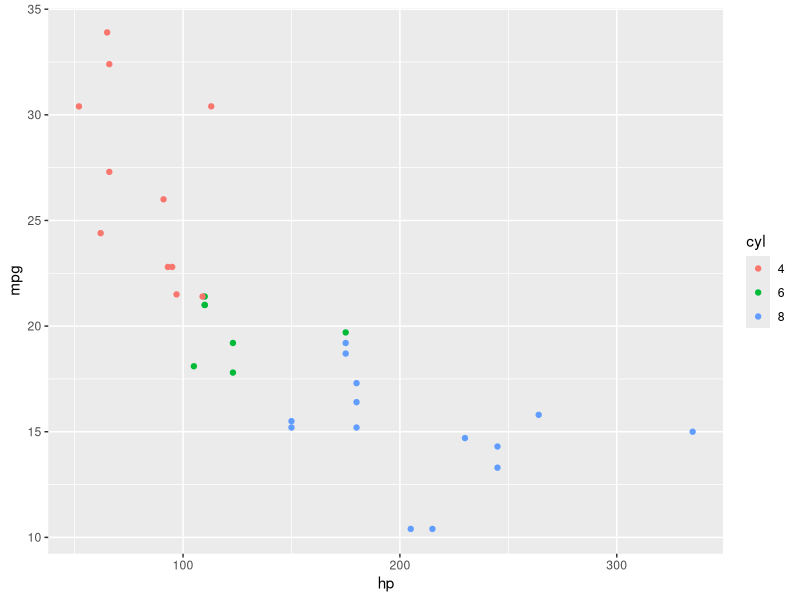

Reproduce this figure in R.
## ---- chunk 1
knitr::opts_chunk$set(echo = TRUE)
## ---- chunk 2
library(ggplot2)
## ---- chunk 3
data(mtcars)

mtcars <- within(mtcars, {
  cyl <- factor(cyl)
  vs <- factor(vs, labels = c("V-shaped", "straight"))
  am <- factor(am, labels = c("automatic", "manual"))
})
## ---- chunk 4
ggplot(mtcars, aes(hp, mpg, color = cyl)) + geom_point()
